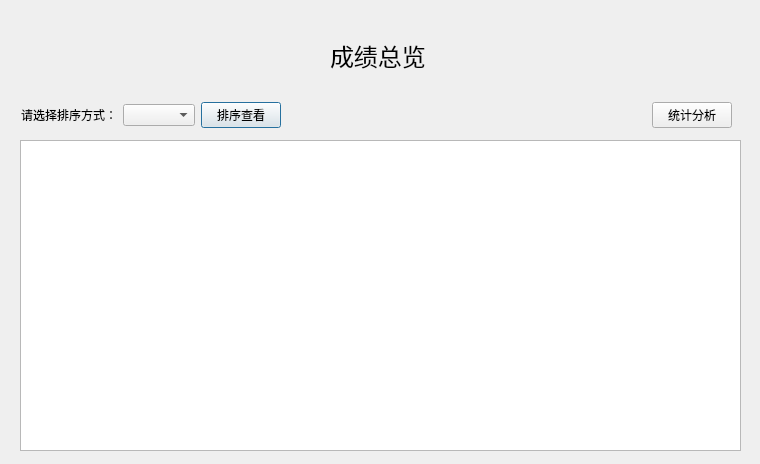
<?xml version="1.0" encoding="UTF-8"?>
<ui version="4.0">
 <class>tea_scoreimport</class>
 <widget class="QDialog" name="tea_scoreimport">
  <property name="geometry">
   <rect>
    <x>0</x>
    <y>0</y>
    <width>760</width>
    <height>464</height>
   </rect>
  </property>
  <property name="windowTitle">
   <string>学生选课和成绩管理系统</string>
  </property>
  <widget class="QLabel" name="label">
   <property name="geometry">
    <rect>
     <x>330</x>
     <y>40</y>
     <width>121</width>
     <height>31</height>
    </rect>
   </property>
   <property name="font">
    <font>
     <pointsize>18</pointsize>
    </font>
   </property>
   <property name="text">
    <string>成绩总览</string>
   </property>
  </widget>
  <widget class="QTableView" name="tableView">
   <property name="geometry">
    <rect>
     <x>20</x>
     <y>140</y>
     <width>721</width>
     <height>311</height>
    </rect>
   </property>
   <property name="sortingEnabled">
    <bool>true</bool>
   </property>
  </widget>
  <widget class="QWidget" name="layoutWidget">
   <property name="geometry">
    <rect>
     <x>21</x>
     <y>100</y>
     <width>711</width>
     <height>30</height>
    </rect>
   </property>
   <layout class="QHBoxLayout" name="horizontalLayout">
    <item>
     <widget class="QLabel" name="label_2">
      <property name="text">
       <string>请选择排序方式：</string>
      </property>
     </widget>
    </item>
    <item>
     <widget class="QComboBox" name="cbb_sortway">
      <property name="sizePolicy">
       <sizepolicy hsizetype="Preferred" vsizetype="Fixed">
        <horstretch>0</horstretch>
        <verstretch>0</verstretch>
       </sizepolicy>
      </property>
     </widget>
    </item>
    <item>
     <widget class="QPushButton" name="btn_dosort">
      <property name="text">
       <string>排序查看</string>
      </property>
     </widget>
    </item>
    <item>
     <spacer name="horizontalSpacer">
      <property name="orientation">
       <enum>Qt::Horizontal</enum>
      </property>
      <property name="sizeHint" stdset="0">
       <size>
        <width>40</width>
        <height>20</height>
       </size>
      </property>
     </spacer>
    </item>
    <item>
     <widget class="QPushButton" name="btn_analyse">
      <property name="text">
       <string>统计分析</string>
      </property>
     </widget>
    </item>
   </layout>
  </widget>
 </widget>
 <resources/>
 <connections/>
</ui>
